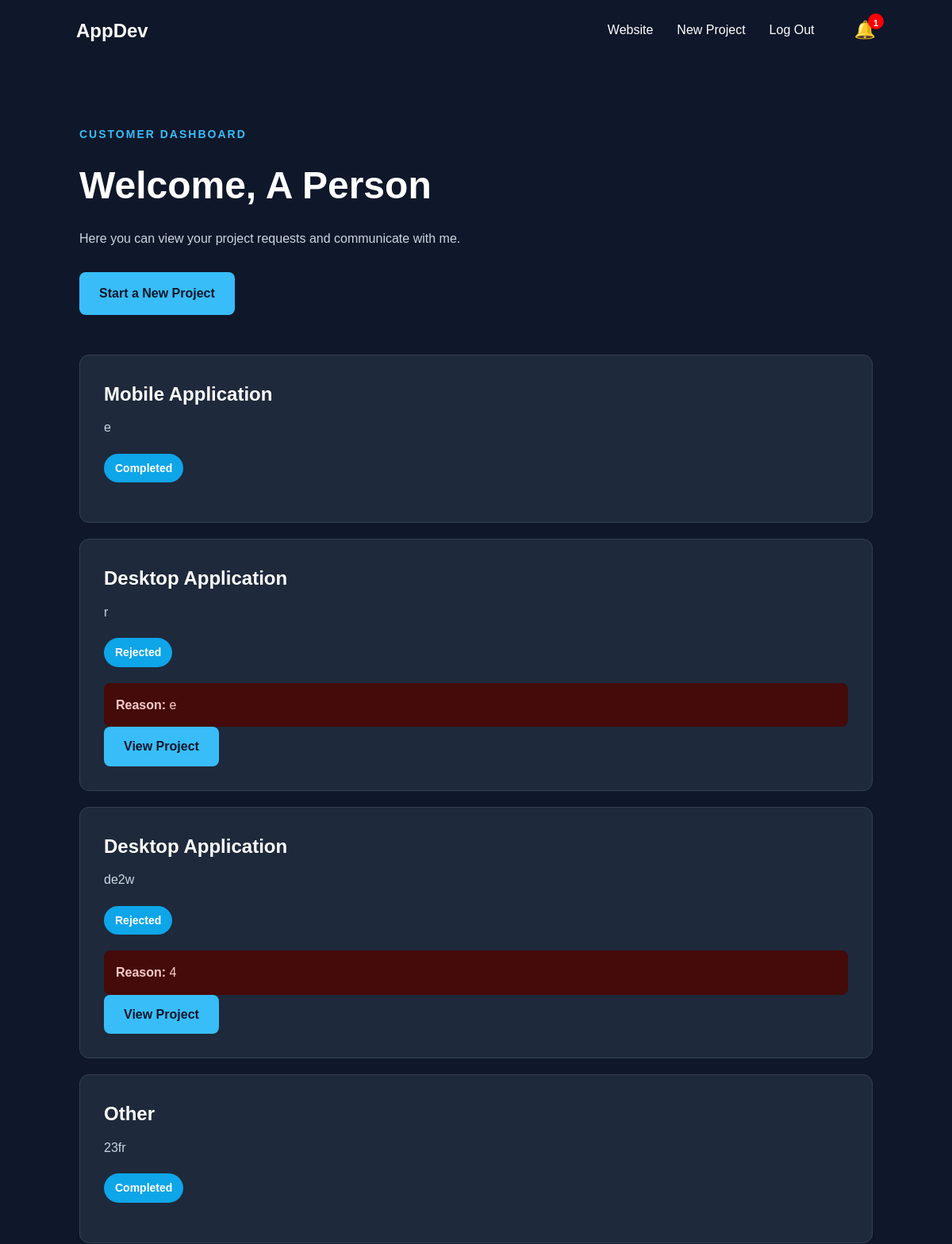
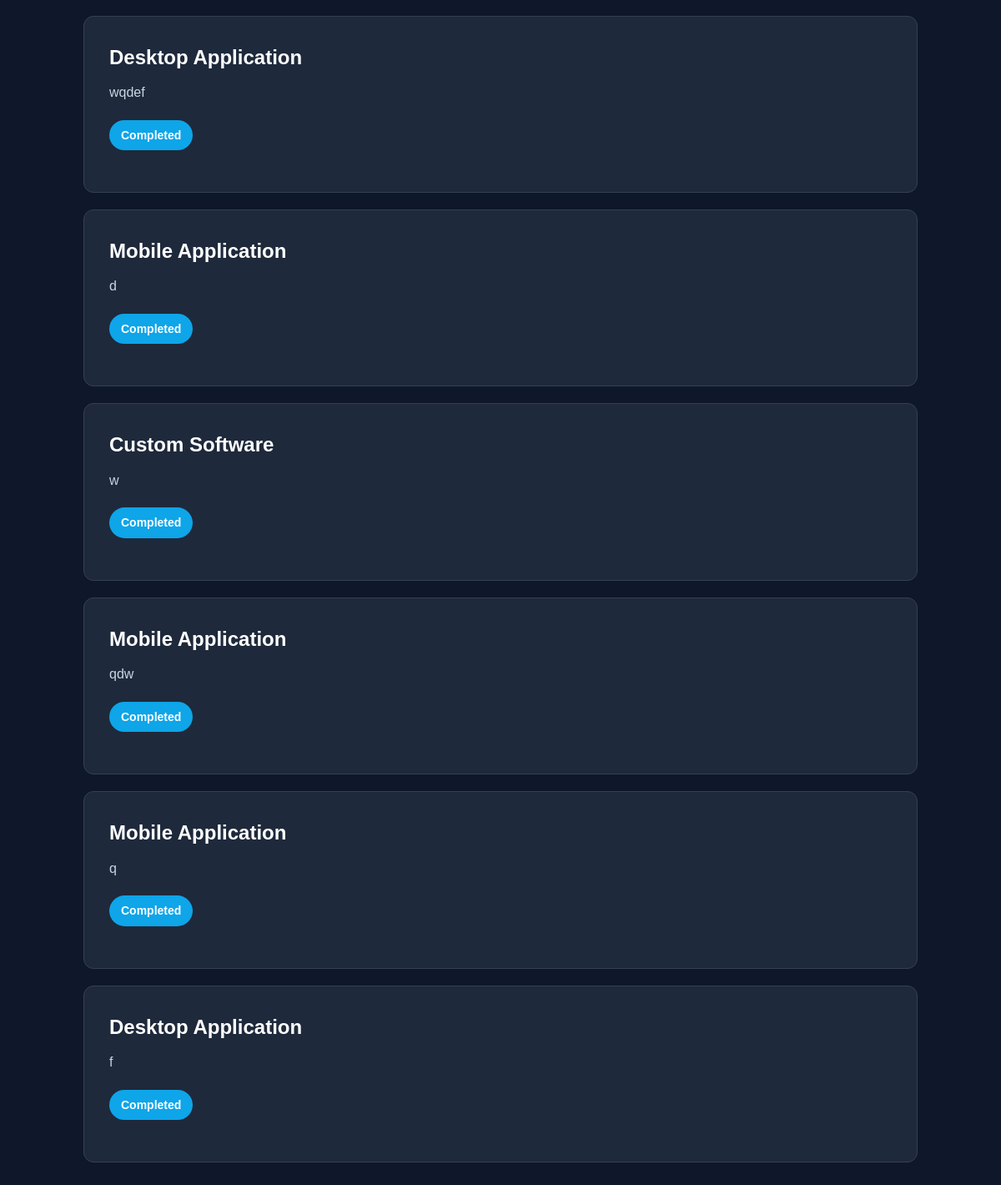
Page /dashboard (signed in) on the committed database (2 pictures, top to bottom).
### models.py (models this page shows)
class User(UserMixin, db.Model):
    id = db.Column(db.Integer, primary_key=True)
    name = db.Column(
        db.String(100),
        nullable=False
    )
    email = db.Column(
        db.String(100),
        unique=True,
        nullable=False
    )
    password_hash = db.Column(
        db.String(255),
        nullable=False
    )
    is_admin = db.Column(
        db.Boolean,
        default=False
    )
    reset_token = db.Column(
        db.String(255),
        nullable=True
    )
    reset_token_expires = db.Column(
        db.DateTime,
        nullable=True
    )

class ProjectRequest(db.Model):
    id = db.Column(db.Integer, primary_key=True)
    user_id = db.Column(
        db.Integer,
        db.ForeignKey("user.id"),
        nullable=False
    )
    is_archived = db.Column(
    db.Boolean,
    default=False
    )
    name = db.Column(
        db.String(100),
        nullable=False
    )
    email = db.Column(
        db.String(120),
        nullable=False
    )
    project_type = db.Column(
        db.String(100),
        nullable=False
    )
    project_description = db.Column(
        db.Text,
        nullable=False
    )
    budget = db.Column(
        db.String(100)
    )
    status = db.Column(
        db.String(50),
        default="New"
    )
    rejection_reason = db.Column(
        db.Text
    )
    cancellation_reason = db.Column(
        db.Text
    )

### app.py (the view)
@app.route(
    "/dashboard"
)
@login_required
def customer_dashboard():
    projects = ProjectRequest.query.filter_by(
        user_id=current_user.id
    ).order_by(
        ProjectRequest.id.desc()
    ).all()
    return render_template(
        "customer_dashboard.html",
        projects=projects
    )

### app.py (called while the page is built)
@login_manager.user_loader
def load_user(user_id):
    return db.session.get(
        User,
        int(user_id)
    )

### templates/customer_dashboard.html (shortened to what this page needs)
<!DOCTYPE html>
<html lang="en">
<head>
    <link
        rel="stylesheet"
        href="{{ url_for('static', filename='style.css') }}"
    >
</head>
<body>
<nav class="navbar">
    <div class="logo">
        AppDev
    </div>
    <div class="nav-links">
        <a href="/">
            Website
        </a>
        <a href="/request">
            New Project
        </a>
        <a href="/logout">
            Log Out
        </a>
        <div class="notification-container">
    <button
        id="notification-bell"
        onclick="toggleNotifications()"
    >
        🔔
        <span id="notification-count">
        </span>
    </button>
</div>
    </div>
</nav>
<section class="dashboard-section">
    <div class="dashboard-container">
        <p class="small-heading">
            CUSTOMER DASHBOARD
        </p>
        <h1>
            Welcome, {{ current_user.name }}
        </h1>
        <p class="dashboard-intro">
            Here you can view your project requests
            and communicate with me.
        </p>
        <a
            href="/request"
            class="primary-button"
        >
            Start a New Project
        </a>
        <div class="customer-projects">
            {% if projects %}
                {% for project in projects %}
                <div class="customer-project-card">
                    <div>
                        <h2>
                            {{ project.project_type }}
                        </h2>
                        <p>
                            {{ project.project_description }}
                        </p>
                    </div>
                    <span class="status">
                        {{ project.status }}
                    </span>
                    {% if project.status == "Accepted" %}
<a
    href="{{ url_for(
        'project_workspace',
        project_id=project.id
    ) }}"
    class="view-button"
>
    Open Project
</a>
{% elif project.status == "Rejected" %}
<div class="status-message">
    <strong>
        Reason:
    </strong>
    {{ project.rejection_reason }}
</div>
<a
    href="{{ url_for(
        'project_workspace',
        project_id=project.id
    ) }}"
    class="view-button"
>
    View Project
</a>
{% endif %}
                </div>
                {% endfor %}
            {% endif %}
        </div>
    </div>
</section>
</body>
</html>

### static/style.css (style rules this page uses)
* { margin: 0; padding: 0; box-sizing: border-box; }
html { scroll-behavior: smooth; }
body { font-family: Arial, sans-serif; background: #0f172a; color: white; line-height: 1.6; }
.navbar { width: 100%; padding: 20px 8%; display: flex; justify-content: space-between; align-items: center; background: #0f172a; position: sticky; top: 0; z-index: 1000; }
.logo { font-size: 24px; font-weight: bold; }
.nav-links { display: flex; gap: 30px; }
.nav-links a { color: white; text-decoration: none; transition: 0.3s; }
.small-heading { color: #38bdf8; font-size: 14px; font-weight: bold; letter-spacing: 2px; margin-bottom: 15px; }
.primary-button, .secondary-button { display: inline-block; padding: 14px 25px; border-radius: 8px; text-decoration: none; font-weight: bold; transition: 0.3s; }
.primary-button { background: #38bdf8; color: #0f172a; }
.status { padding: 7px 14px; background: #0ea5e9; color: white; border-radius: 20px; font-size: 14px; font-weight: bold; }
.view-button { display: inline-block; padding: 12px 25px; border-radius: 8px; background: #38bdf8; color: #0f172a; text-decoration: none; font-weight: bold; }
.dashboard-section { min-height: 100vh; padding: 80px 8%; background: #0f172a; }
.dashboard-container { max-width: 1000px; margin: auto; }
.dashboard-container h1 { font-size: 48px; margin-bottom: 15px; }
.dashboard-intro { color: #cbd5e1; margin-bottom: 30px; }
.customer-projects { margin-top: 50px; display: flex; flex-direction: column; gap: 20px; }
.customer-project-card { background: #1e293b; padding: 30px; border-radius: 12px; border: 1px solid #334155; }
.customer-project-card h2 { margin-bottom: 10px; }
.customer-project-card p { color: #cbd5e1; margin-bottom: 20px; }
.customer-project-card .status { display: inline-block; margin-bottom: 20px; }
.status-message { background: #450a0a; padding: 15px; border-radius: 8px; color: #fecaca; }
#notification-bell { text-decoration:none; color:white; font-size:20px; position:relative; margin-left:20px; }
#notification-count { background:red; color:white; border-radius:50%; padding:2px 6px; font-size:12px; position:absolute; top:-8px; right:-12px; }
.notification-container { position:relative; display:inline-block; }
#notification-bell { background:none; border:none; color:white; font-size:22px; cursor:pointer; position:relative; }
#notification-count { position:absolute; top:-8px; right:-10px; background:red; color:white; border-radius:50%; min-width:20px; height:20px; line-height:20px; font-size:11px; font-weight:bold; }

### rows in the picture
User: name "A Person"
ProjectRequest: project_type "Mobile Application", project_description "e", status "Completed"
ProjectRequest: project_type "Desktop Application", project_description "r", status "Rejected", rejection_reason "e"
ProjectRequest: project_type "Desktop Application", project_description "de2w", status "Rejected", rejection_reason "4"
ProjectRequest: project_type "Other", project_description "23fr", status "Completed"
ProjectRequest: project_type "Desktop Application", project_description "wqdef", status "Completed"
ProjectRequest: project_type "Mobile Application", project_description "d", status "Completed"
ProjectRequest: project_type "Custom Software", project_description "w", status "Completed"
ProjectRequest: project_type "Mobile Application", project_description "qdw", status "Completed"
ProjectRequest: project_type "Mobile Application", project_description "q", status "Completed"
ProjectRequest: project_type "Desktop Application", project_description "f", status "Completed"
